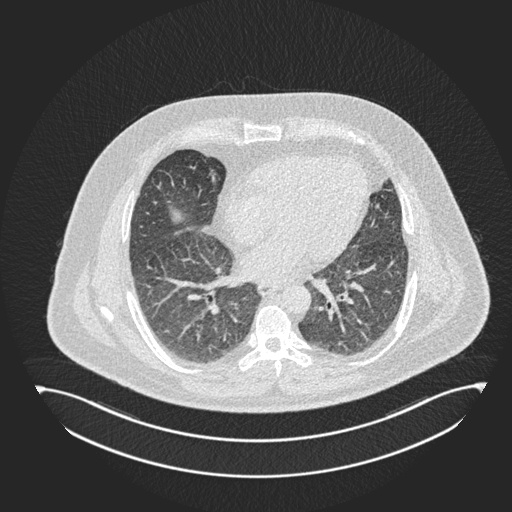
#> input picture Dataset/Cancer/cancer_9.jpg, 512 x 512 px, found by its file name; the run also reads 1 picture not shown here
$ jupyter execute --allow-errors 'Review 3.ipynb'   (older library calls are emulated)
#> lines starting #> are read from the running program, lines starting #| are printed output that depends on the picture; after the words box and inside, x2 and y2 are one past the last pixel; in counts of white or black regions, pixels touching at a corner belong together
#> further down, img_base is the input picture: shape (512, 512); min 32, max 255, mean 106
# <center> 19CSE431 - Digital Image Processing </center>
## <center> Lab Evaluation 3 </center>

### Members:

| S.No      | Name | Roll No     |
| :---:        |    :----:   |          :---: |
| 1.      | M Jietthesh Balaji       | CB.EN.U4CSE20322   |
| 2.   | Raj Mota        | CB.EN.U4CSE20349      |
| 3.      | Sai Sidharth Sriram       | CB.EN.U4CSE20352   |
| 4.   | Sakthi Vikkraman R       | CB.EN.U4CSE20353      |

### Problem Statement:
Recently, Image Processing Techniques are widely used in several medical areas for image improvement and nowadays is used for early detection and treatment. Medical field is one such field where time factor is at the utmost priority and it is very important to detect the abnormal tissues in target images in the case of Cancer. In recent times, Lung Cancer has become a sign of fear amongst the people all over the world. With the advancement in technology, it is now possible to automate this whole process with the help of Computer Vision. With the help of Image Processing techniques, it is now possible to automate the pre-processing of Medical Images which aids in early detection of Cancer growth. In this particular paper, CT (Computed Tomography) Scan Images of Lungs are processed using various techniques like Filtering, Noise Removal, Morphological Techniques and Segmentation Techniques. Image Quality and Accuracy are the core areas of focus in this paper and our end goal is to generalize the methods use so that the same procedure can be scaled up to work with any given dataset.

## Evaluation 3 Topics
### Segmentation:
1) Edge Detection Using Filters, Sobel
2) The Marr-Hildreth edge detector
3) Canny Edge Detection
5) Otsu or Multiple Thresholding

### Morphological Image Processing
1) Dilation
2) Erosion
3) Opening and Closing
4) The Hit or Miss Transform
5) Extraction of Connected Components

[cell 1]
import numpy as np
import cv2
from matplotlib import pyplot as plt
from numpy.fft import fft2, ifft2
from skimage import io, img_as_float
from skimage.filters import unsharp_mask
from skimage.filters import median
from skimage.morphology import disk
from skimage.filters import gaussian
from skimage.filters import laplace
from skimage.util import random_noise
from skimage.filters import sobel
import math
from math import sqrt, log10, exp
from PIL import Image, ImageFilter
from PIL import ImageChops
from scipy.signal import gaussian
from scipy.ndimage.filters import median_filter
import warnings
import os
warnings.filterwarnings('ignore')

[cell 2]
from skimage.segmentation import clear_border
from skimage import measure
from skimage.measure import label,regionprops
from scipy import ndimage as ndi
from scipy.ndimage import measurements, center_of_mass, binary_dilation, zoom
import plotly.graph_objects as go

[cell 3]
import skimage.morphology as morph
from skimage import filters, morphology
from skimage.color import label2rgb

[cell 4]
image_path = r'C:/Users/Saisid/Downloads/College/Semester 5/19CSE431 - Digital Image Processing/Additional Files/Lung Cancer Datasets/Dataset - Kaggle/Image Dataset/'

[cell 5]
directory = r'C:/Users/Saisid/Downloads/College/Semester 5/19CSE431 - Digital Image Processing/Additional Files/Lung Cancer Datasets/Dataset - Kaggle/Image Dataset/Extracted/'

[cell 6]
def generate_mask(img_base):
    mask = img_base < 175
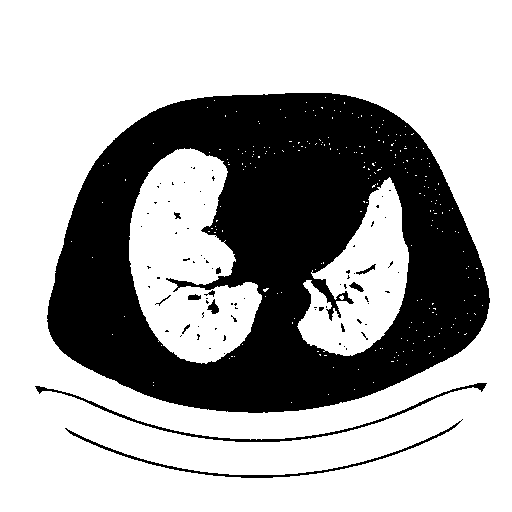
#> mask: shape (512, 512) bool; 67.4% white; 80 black regions (67 under 20 px), largest, box (x1, y1, x2, y2) and area: (47, 93, 490, 413) 82509, (35, 383, 487, 442) 1266, (65, 419, 463, 478) 1037
    img_borderless = clear_border(mask)
#> img_borderless: shape (512, 512) bool; 11% white; 242 white regions (240 under 20 px)
    region = label(img_borderless)
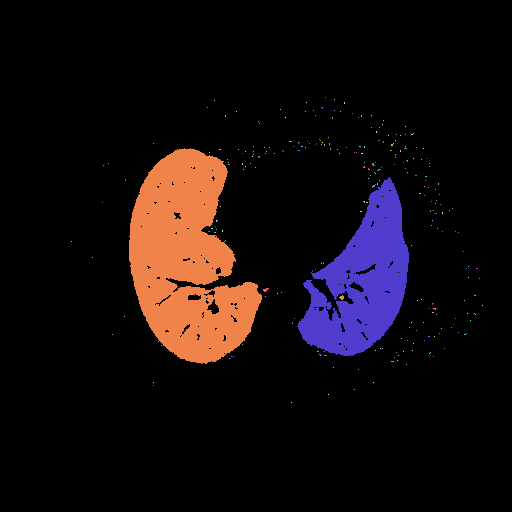
#> region: shape (512, 512) int32; 243 distinct labels, from 0 to 242; one colour per label, 0 black
    reg = regionprops(region)
#> reg = 242 regions; largest, box (x1, y1, x2, y2) and area: (129, 148, 262, 364) 17949, (297, 177, 409, 356) 10543, (339, 295, 344, 300) 16, (263, 288, 269, 292) 14, (372, 184, 376, 188) 7
    areas = [r.area for r in reg]
#> areas = 242 values, max 17949 at index 61, min 1 at index 0, mean 119.3
    indices = np.argsort(areas)[::-1]
#> indices = 242 values, max 241 at index 141, min 0 at index 241, mean 120.5
    temp_mask = np.zeros_like(region)
    temp_mask = np.zeros_like(region)
    for i in indices[:3]:
        temp_mask[tuple(reg[i].coords.T)] = i+1
#> this loop made 3 passes
#> i on passes 1 to 3: 61, 119, 176
#> temp_mask: shape (512, 512) int32; 4 distinct labels, from 0 to 177
    temp_mask = temp_mask > 0
#> temp_mask: shape (512, 512) bool; 10.9% white; 3 white regions (1 under 20 px), largest, box (x1, y1, x2, y2) and area: (129, 148, 262, 364) 17949, (297, 177, 409, 356) 10543
    return temp_mask

### Morphological Image Processing

[cell 7]
img_base = cv2.imread(image_path + 'Cancer/cancer_9.jpg',0)

[cell 8]
mask = generate_mask(img_base)
#Generating the Kernal
kernal = cv2.getStructuringElement(cv2.MORPH_RECT, (5,5))
# ndi.binary_closing(mask)
dilation = morph.binary_dilation(mask)
#> dilation: shape (512, 512) bool; 11.6% white; 2 white regions, box (x1, y1, x2, y2) and area: (128, 147, 263, 365) 18990, (296, 176, 410, 357) 11413
erosion = morph.binary_erosion(mask)
#> erosion: shape (512, 512) bool; 10% white; 4 white regions (2 under 20 px), largest, box (x1, y1, x2, y2) and area: (130, 149, 261, 363) 16718, (298, 178, 408, 355) 9596
opening = morph.binary_opening(mask)
#> opening: shape (512, 512) bool; 10.8% white; 3 white regions (1 under 20 px), largest, box (x1, y1, x2, y2) and area: (129, 148, 262, 364) 17909, (297, 177, 409, 356) 10504
closing = morph.binary_closing(mask)
#> closing: shape (512, 512) bool; 11% white; 2 white regions, box (x1, y1, x2, y2) and area: (129, 148, 262, 364) 18180, (297, 177, 409, 356) 10713
gradient = dilation ^ erosion
#> gradient: shape (512, 512) bool; 1.6% white in thin lines or dots, all inside (x1, y1, x2, y2) = (128, 147, 410, 365)
top_hat = morph.white_tophat(mask)
#> top_hat: shape (512, 512) bool; 0.03% white in thin lines or dots, all inside (x1, y1, x2, y2) = (148, 161, 394, 359)
black_hat = morph.black_tophat(mask)
#> black_hat: shape (512, 512) bool; 0.15% white in thin lines or dots, all inside (x1, y1, x2, y2) = (141, 167, 399, 358)
hit_miss = ndi.binary_hit_or_miss(mask)
#> hit_miss: shape (512, 512) bool; every value is 0

titles = ['Mask', 'Dilated Mask', 'Eroded Mask', 'Opening', 'Closing', 'Gradient', 'Top Hat', 'Black Hat', 'Hit or Miss Transform']
images = [mask, dilation, erosion, opening, closing, gradient, top_hat, black_hat, hit_miss]
fig=plt.figure(figsize=(25, 20))
for i in range(9):
    plt.subplot(3,3, i+1)
    plt.imshow(images[i], cmap='gray')
    plt.title(titles[i])

[cell 9]
plt.hist(img_base.flat, bins = 100, range=(0,255))
#> figure, not shown here; tallest bar 54696 high, from x = 35.7 to 38.25

### Otsu Thresholding

[cell 10]
#Ret holds the Threshold Value and th holds the array after thresholding
ret, th = cv2.threshold(img_base, 0,255, cv2.THRESH_BINARY + cv2.THRESH_OTSU)
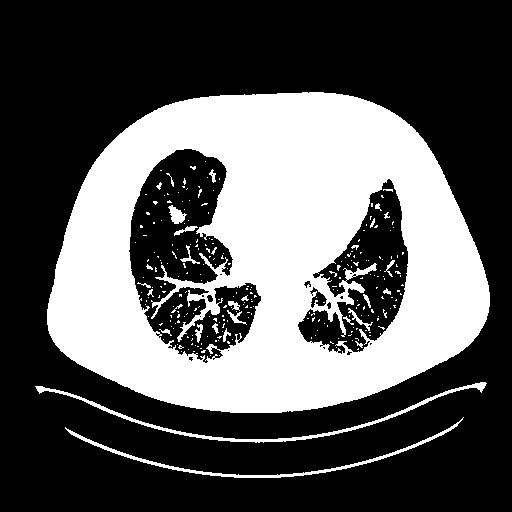
#> th: shape (512, 512); 35.2% white; 264 white regions (234 under 20 px), largest, box (x1, y1, x2, y2) and area: (47, 92, 490, 413) 87201, (35, 382, 487, 443) 1631, (65, 417, 464, 478) 1338
#> ret = 128
th_negative = 1 - th
images = [img_base, th]
titles = ['Base Image', 'Thresholding using Otsu Threshold']
fig=plt.figure(figsize=(15, 20))
for i in range(2):
    plt.subplot(1,2, i+1)
    plt.axis('off')
    plt.imshow(images[i], cmap='gray')
    plt.title(titles[i])

[cell 11]
img_filtered = cv2.medianBlur(th,3)
#> img_filtered: shape (512, 512); 35% white; 95 white regions (71 under 20 px), largest, box (x1, y1, x2, y2) and area: (47, 92, 490, 413) 86947, (36, 382, 486, 443) 1629, (66, 419, 462, 478) 1331
#> (the rest of this cell did not finish here and is left out)

[cell 12]
#For Canny Edge Detection
import argparse
import glob

def sobel(img):
    kernal_x = np.array([[-1, -2, -1], [0,0, 0],[1,2,1]])
    kernal_y = np.array([[-1,0,1],[-2,0,2],[-1,0,1]])
    edges_x = cv2.filter2D(img, -1, kernal_x)
    edges_y = cv2.filter2D(img, -1, kernal_y)
    sobel_out = edges_x + edges_y
    return sobel_out

def robert(img):
    kernel_x = np.array([[1, 0], [0, -1]])
    kernel_y = np.array([[-1,0],[0,1]])
    edges_x = cv2.filter2D(img, -1, kernel_x)
    edges_y = cv2.filter2D(img, -1, kernel_y)
    robert_out = edges_x + edges_y
    return robert_out

def prewitt(img):
    kernel_y = np.array([[1, 0,-1], [1,0, -1],[1,0,-1]])
    kernel_x = np.array([[1,1,1],[0,0,0],[-1,-1,-1]])
    edges_x = cv2.filter2D(img, -1, kernel_x)
    edges_y = cv2.filter2D(img, -1, kernel_y)
    prewitt_out = edges_x + edges_y
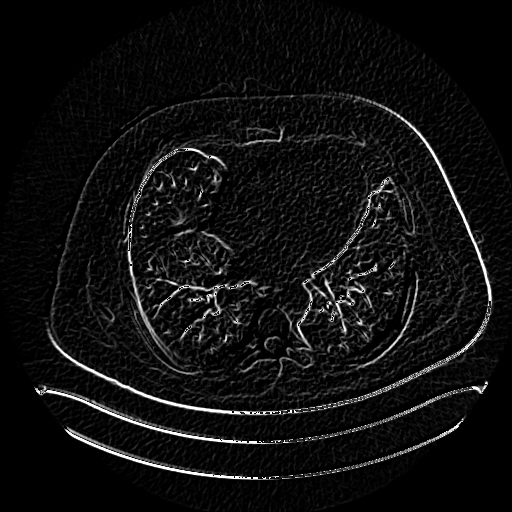
#> prewitt_out: shape (512, 512); min 0, max 255, mean 15.8
    return prewitt_out

def kirsch(img):
    kirsch_masks = [
        np.array([[5, 5, 5], [-3, 0, -3], [-3, -3, -3]]),
        np.array([[-3, 5, 5], [-3, 0, 5], [-3, -3, -3]]),
        np.array([[-3, -3, 5], [-3, 0, 5], [-3, -3, 5]]),
        np.array([[-3, -3, -3], [-3, 0, 5], [-3, 5, 5]]),
        np.array([[-3, -3, -3], [-3, 0, -3], [5, 5, 5]]),
        np.array([[-3, -3, -3], [5, 0, -3], [5, 5, -3]]),
        np.array([[5, -3, -3], [5, 0, -3], [5, -3, -3]]),
        np.array([[5, 5, -3], [5, 0, -3], [-3, -3, -3]])
    ]
    edges = []
    for mask in kirsch_masks:
        edges.append(cv2.filter2D(img, -1, mask))
#> after the loop, edges = 8 items
    edge_detected_image = np.zeros(img.shape, dtype=np.uint8)
    for edge in edges:
        edge_detected_image = cv2.max(edge_detected_image, edge)
#> this loop made 8 passes
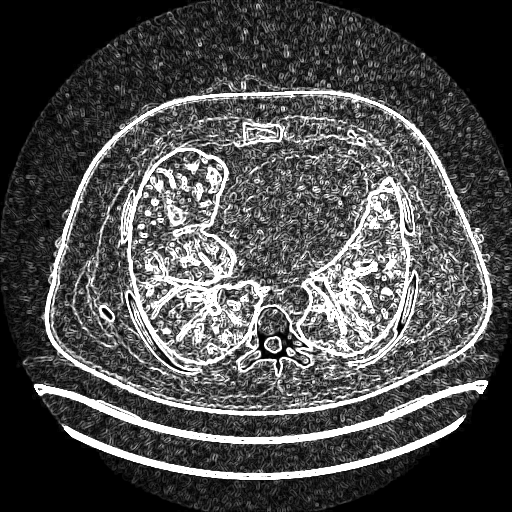
#> edge_detected_image: shape (512, 512); min 0, max 255, mean 76.8
    return edge_detected_image

def marr_hildrith(img):
    #Blur the original Image
    blur = cv2.GaussianBlur(img, (3, 3), 0)
    #Apply Laplacian Filter on the Gaussian Blur
    laplacian = cv2.Laplacian(blur, cv2.CV_64F)
    # Apply a threshold to the Laplacian image to identify the edges
    _, laplace_gaussian = cv2.threshold(laplacian, 5, 255, cv2.THRESH_BINARY)
#> laplace_gaussian: shape (512, 512) float64; 9.9% white in thin lines or dots
    return laplace_gaussian

def canny_edge_detector(image, sigma=0.33):
    #Blurring the image slightly using Gaussian Blur
    blurred = cv2.GaussianBlur(image, (3, 3), 0)
    # compute the median of the single channel pixel intensities
    v = np.median(image)
    # apply automatic Canny edge detection using the computed median
    lower = int(max(0, (1.0 - sigma) * v))
    upper = int(min(255, (1.0 + sigma) * v))
    edged = cv2.Canny(image, lower, upper)
    # return the edged image
    return edged

def laplacian_normal(img):
    kernel = np.array([[0,1,0], [1,-4,1],[0,1,0]])
    output = cv2.filter2D(img, -1, kernel)
    return output

def laplacian_diagonal(img):
    kernel = np.array([[1,1,1], [1,-8,1],[1,1,1]])
    output = cv2.filter2D(img, -1, kernel)
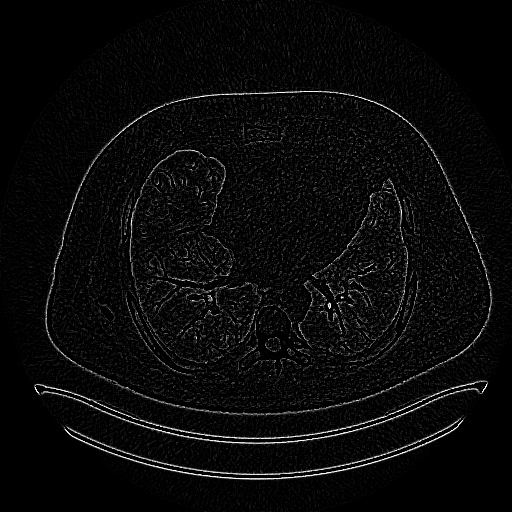
#> output: shape (512, 512); min 0, max 255, mean 9.9
    return output

[cell 13]
#Applying Median Filter
img = cv2.medianBlur(img_base,3)
sobel_edge = sobel(img)
robert_edge = robert(img)
prewitt_edge = prewitt(img)
kirsch_edge = kirsch(img)
marr_hildrith_edge = marr_hildrith(img)
laplacian_normal_edge = laplacian_normal(img)
laplacian_diagonal_edge = laplacian_diagonal(img)

images = [img_base, sobel_edge, robert_edge, prewitt_edge, kirsch_edge, marr_hildrith_edge, laplacian_normal_edge, laplacian_diagonal_edge]
titles = ['Base Image', 'Sobel', 'Robert', 'Prewitt', 'Kirsch', 'Marr Hildrith', 'Laplacian', 'Laplacian Diagonal']
fig=plt.figure(figsize=(20, 10))
for i in range(8):
    plt.subplot(2,4, i+1)
    plt.axis('off')
    plt.imshow(images[i], cmap='gray')
    plt.title(titles[i])

### Connected Components

[cell 14]
threshold = filters.threshold_otsu(img_base)    #converting it to grayscale and applying a threshold to segment the objects in the image
#> threshold = 128
binary = img_base > threshold
labeled_image = morphology.label(binary)
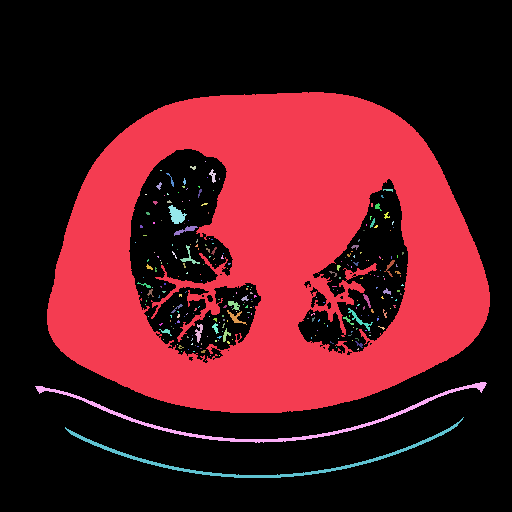
#> labeled_image: shape (512, 512) int32; 265 distinct labels, from 0 to 264; one colour per label, 0 black
# label2rgb function to visualize the connected components in the image:
colored_image = label2rgb(labeled_image, image=img_base)
plt.imshow(colored_image)

### Segmentation and Morphological Processing

[cell 15]
img_base = cv2.imread(image_path + 'Cancer/cancer_9.jpg',0)

[cell 16]
plt.imshow(img_base, 'gray')

[cell 17]
img_base = cv2.medianBlur(img_base, 3)
plt.imshow(img_base, 'gray')

[cell 18]
img_negative = 1 - img_base
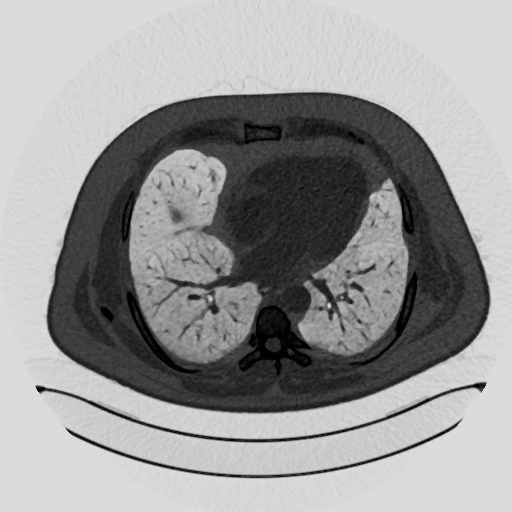
#> img_negative: shape (512, 512); min 2, max 221, mean 151.2
plt.imshow(img_negative,'gray')

[cell 19]
plt.imshow(img_base)
plt.axis("off")
plt.colorbar()
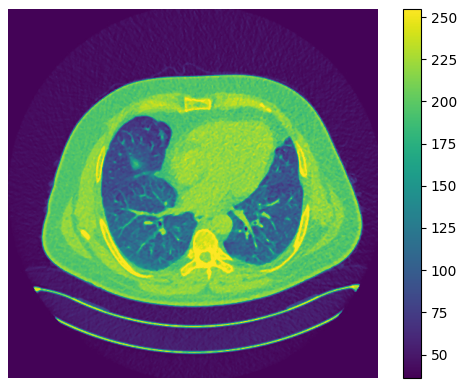
#> figure drawn by matplotlib, 2 panels

[cell 20]
mask = img_base < 175
#> mask: shape (512, 512) bool; 67.3% white; 36 black regions (25 under 20 px), largest, box (x1, y1, x2, y2) and area: (47, 93, 490, 413) 82867, (36, 383, 486, 442) 1265, (66, 422, 460, 478) 1031
plt.imshow(mask)

[cell 21]
img_borderless = clear_border(mask)
#> img_borderless: shape (512, 512) bool; 11% white; 6 white regions (4 under 20 px)
plt.imshow(img_borderless)

[cell 22]
region = label(img_borderless)
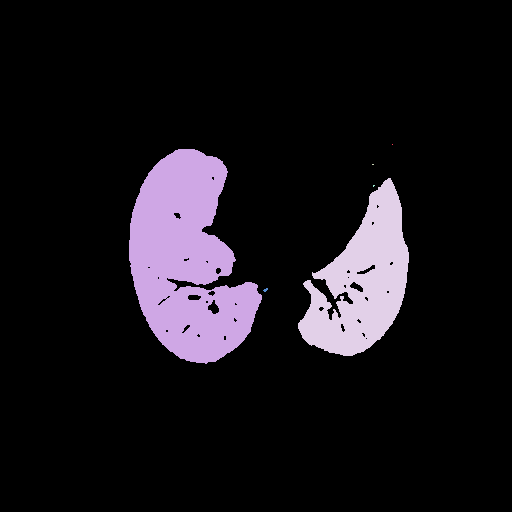
#> region: shape (512, 512) int32; 7 distinct labels, from 0 to 6; one colour per label, 0 black
plt.imshow(region)

[cell 23]
reg = regionprops(region)
#> reg = 6 regions; box (x1, y1, x2, y2) and area: (129, 149, 262, 364) 18076, (298, 178, 409, 356) 10632, (263, 288, 268, 292) 12, (373, 185, 375, 187) 3, (372, 164, 374, 165) 2, (392, 144, 393, 145) 1
areas = [r.area for r in reg]
#> areas = [1, 18076, 2, 10632, 3, 12]
areas
#> Out = [1, 18076, 2, 10632, 3, 12]

[cell 24]
indices = np.argsort(areas)[::-1]
#> indices = [1, 3, 5, 4, 2, 0]
indices
#> Out = [1, 3, 5, 4, 2, 0]

[cell 25]
temp_mask = np.zeros_like(region)
for i in indices[:3]:
    temp_mask[tuple(reg[i].coords.T)] = i+1
#> this loop made 3 passes
#> i on passes 2 to 3: 3, 5
plt.imshow(temp_mask)

[cell 26]
temp_mask = temp_mask > 0
plt.imshow(temp_mask)

[cell 27]
closing = ndi.binary_closing(temp_mask)
plt.imshow(closing)

[cell 28]
filled = ndi.binary_fill_holes(temp_mask)
plt.imshow(filled)

[cell 29]
dilation = binary_dilation(filled, iterations=5)
plt.imshow(dilation, 'gray')

[cell 30]
new_img = img_base * dilation
plt.imshow(new_img, cmap='gray')

[cell 31]
threshold = filters.threshold_otsu(new_img)
#> threshold = 62
binary = new_img > threshold
labeled_image = morphology.label(binary)
colored_image = label2rgb(labeled_image, image=new_img)
plt.imshow(colored_image)

### Enhancing the output

[cell 32]
clahe = cv2.createCLAHE()
img_hist_equalized = cv2.equalizeHist(img_base)
img_hist_eq = clahe.apply(new_img)

fig = plt.figure(figsize=(25, 25))

axis1 = fig.add_subplot(4,2,1)
axis1.imshow(new_img, cmap='gray')
axis1.title.set_text('Base Image')

axis2 = fig.add_subplot(4,2,2)
axis2.hist(new_img.flat, bins=100, range = (0,255))
axis2.title.set_text('Histogram of Base Image')

axis3 = fig.add_subplot(4,2,3)
axis3.imshow(img_hist_eq, 'gray')
axis3.title.set_text('Histogram Equalized Image')

axis4 = fig.add_subplot(4,2,4)
axis4.hist(img_hist_eq.flat, bins=100, range = (0,255))
axis4.title.set_text('New Histogram')

### Automating this process

[cell 33]
def generate_mask(img_base):
    mask = img_base < 175
    img_borderless = clear_border(mask)
    region = label(img_borderless)
    reg = regionprops(region)
#> reg = 18 regions; largest, box (x1, y1, x2, y2) and area: (246, 163, 378, 324) 13387, (130, 174, 247, 332) 12659, (236, 249, 256, 269) 346, (260, 268, 265, 272) 16, (254, 321, 259, 325) 13
    areas = [r.area for r in reg]
#> areas = [1, 13387, 12659, 1, 1, 1, 1, 1, 346, 1, 1, 16, 1, 13, 1, 1, 2, 1]
    indices = np.argsort(areas)[::-1]
#> indices = 18 values, max 17 at index 10, min 0 at index 17, mean 8.5
    temp_mask = np.zeros_like(region)
    temp_mask = np.zeros_like(region)
    for i in indices[:3]:
        temp_mask[tuple(reg[i].coords.T)] = i+1
#> this loop made 3 passes
#> i on pass 3: 8
    temp_mask = temp_mask > 0
    return temp_mask
